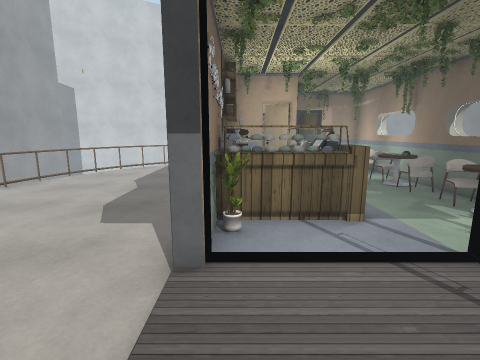
[1] (above)

19 first-person views from a walk through a 3-D level made in the Unity game engine. The camera is 1.4 m above the floor, tilts 10° down and sees 85° across. The floor is counted in squares, 0.5 m on a side. Each view is taken from the middle of a square. On the plan, view 1 faces up. The plan holds only what a view shows up to about 19 squares ahead; the rest is blank. The place goes on beyond the plan. The player character is not drawn. Some animated figures are not drawn. Some surface patterns are stand-ins.

[2]
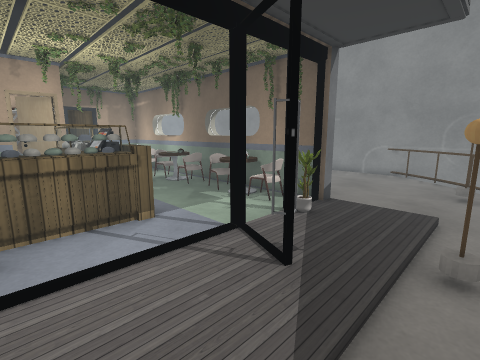

[3]
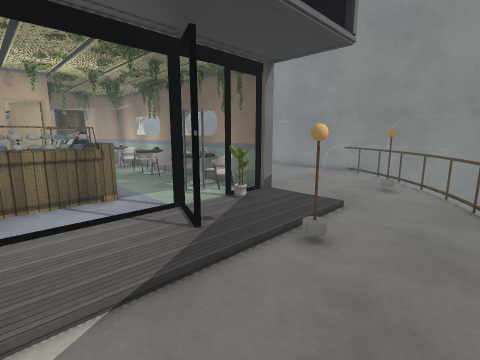

[4]
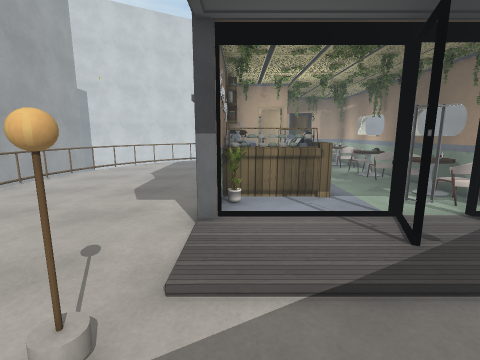

[5]
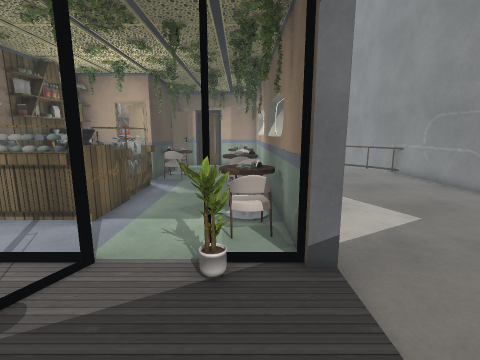

[6]
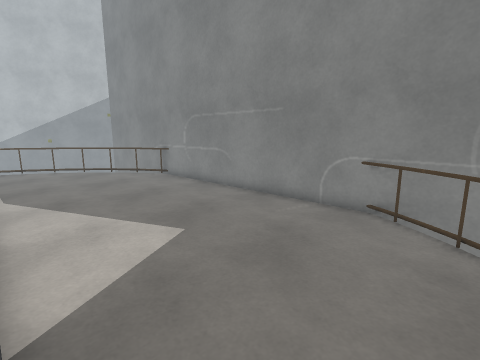

[7]
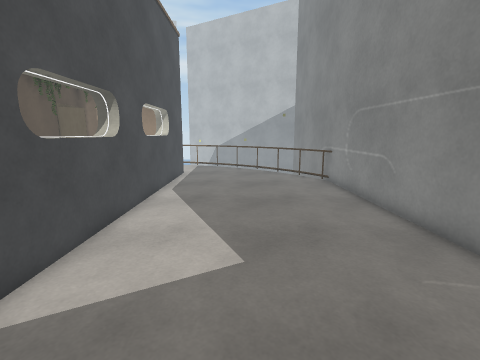

[8]
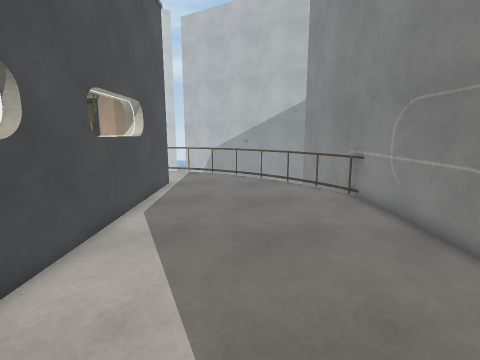

[9]
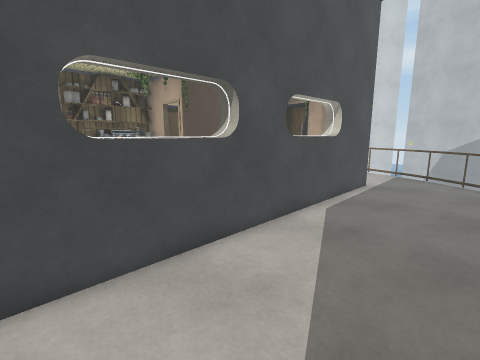

[10]
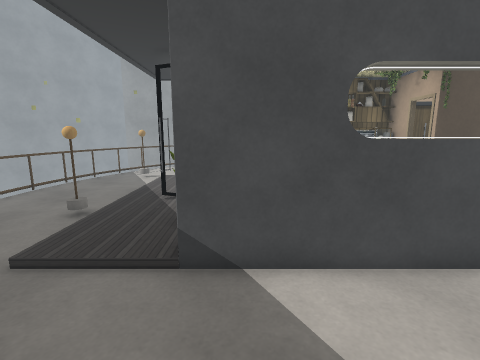

[11]
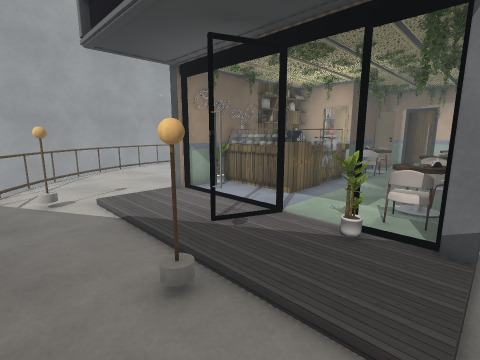

[12]
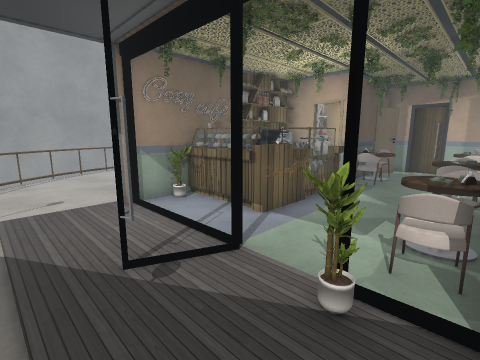

[13]
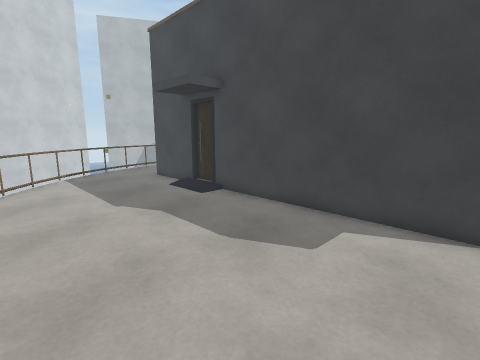

[14]
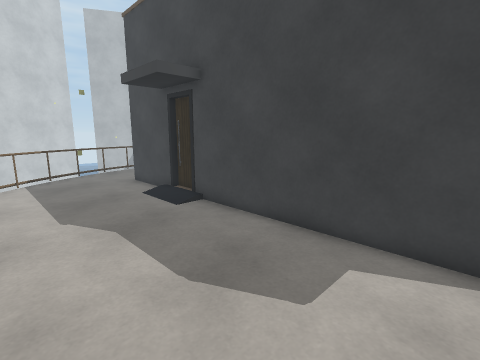

[15]
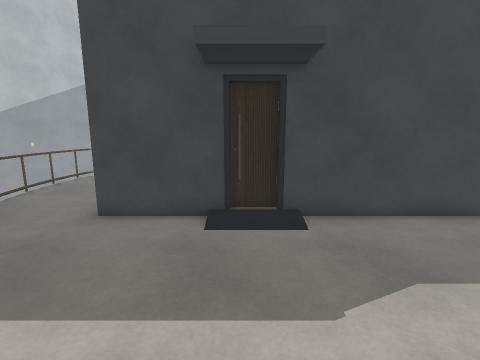

[16]
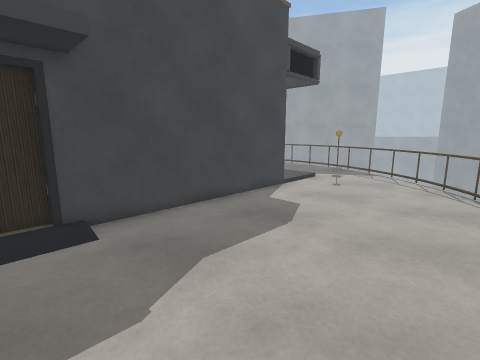

[17]
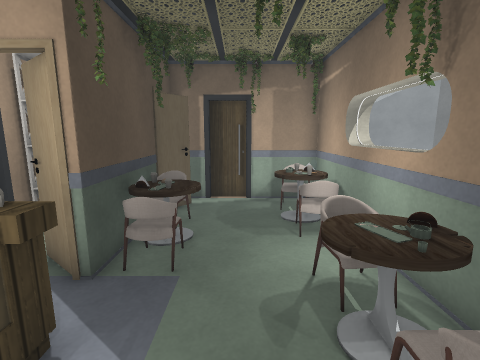

[18]
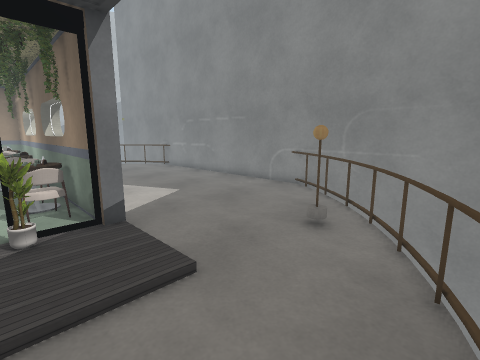

[19]
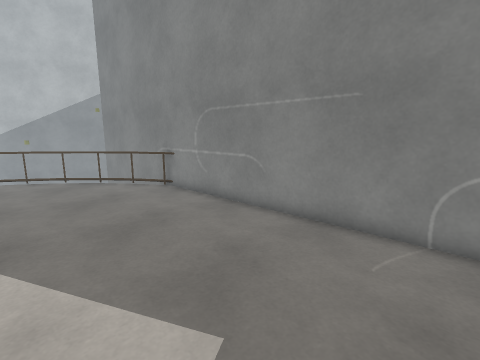

### Floor plan
Key: @ floor where view 1 was taken; # wall or solid block; . main floor; : floor 1 m higher than the main floor; / step, stairs or slope; = window, fence, low wall or low ledge; v drop or lower ground; O other object.
Columns run from 12 left of view 1 to 20 right of it. Each row starts with its distance up from view 1.
 28                                v
 27             vvvvvvvvvv=        #
 26          ##=.......  .=#=      #
 25        ==........    ...=#=    #
 24       #=........     .....==   #
 23      =........        .....==  #
 22     =......#     OO   #.....== #
 21    #.......#   O#OO####......==#
 20    =.......#   OO   O##.......=#
 19  v=........#    O  OOO#........#
 18  v.........#OOOOO  OO##........#
 17  v........ O    OO  O##........#
 16 ==........ O  OO:O   =#........##
 15 v..........#OOOOO   O##........##
 14 v..........#       OOO#........ #
 13 v..........#O  OO  OOO#........ #
 12 v..........#O OOO   O##........ #
 11 ...........#O OOO   O##.........#
 10 ...........#O OOO . O##.........#
  9  ..........#  OOO   O##.........#
  8   .........# OOOO  OOO#.........#
  7 ==.........#OOOO     O#.........#
  6  #.........#O       O##.........#
  5  #.........#       OO##........=#
  4  v=.........       OO /........=#
  3   ==........          /.......=v#
  2    v........          /......== #
  1    v=......////////////...O.==  #
  0     v=....O.@.....O........==   #
 -1      vv=..................==    #
 -2        ==...............=vv     #
 -3          vv=..........vvv       #
 -4            vv.....

Positions as (right, up) in squares from view 1, and headings:
1: (0, 0), facing up
2: (0, 0), facing up-right
3: (0, -3), facing up-right
4: (0, -3), facing up
5: (8, 0), facing up
6: (10, 2), facing up-right
7: (14, 3), facing up
8: (14, 7), facing up
9: (15, 7), facing up-left
10: (15, 6), facing left
11: (10, -2), facing up-left
12: (9, 1), facing up-left
13: (-10, 5), facing up-right
14: (-8, 6), facing up-right
15: (-10, 17), facing right
16: (-10, 17), facing down-right
17: (6, 10), facing up
18: (7, -3), facing up-right
19: (12, 6), facing up-right
